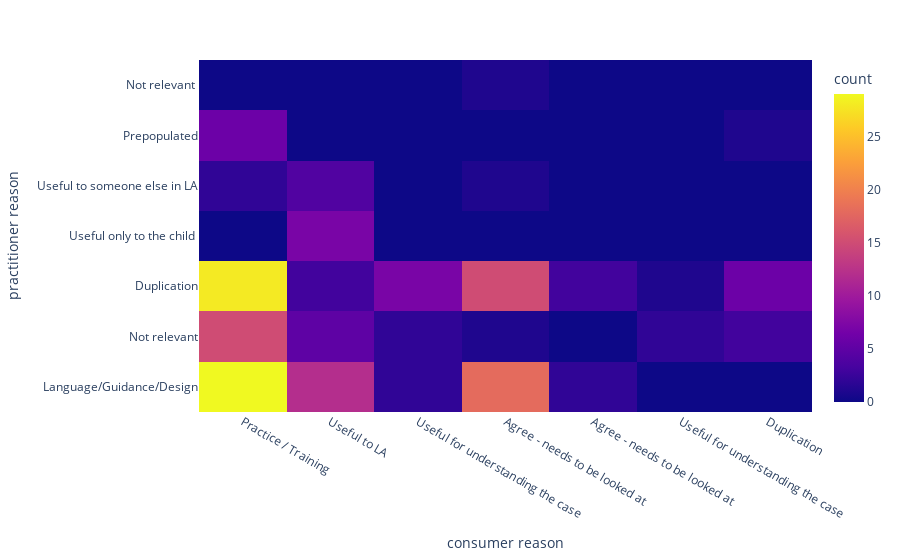

The code cell stored with this chart in its notebook:
### Code cell
import plotly.express as px

fig = px.density_heatmap(all_pc_df,
                         x='consumer reason',
                         y='practitioner reason')

fig.show()

### Figure 1 — Plotly figure (JSON) as saved in the notebook; plotly's stock layout.template omitted (floating-point values rounded to 4 significant figures; data arrays with more than 128 entries replaced by an {"elided": "..."} marker saying what was removed)
{"data": [{"coloraxis": "coloraxis", "hovertemplate": "consumer reason=%{x}<br>practitioner reason=%{y}<br>count=%{z}<extra></extra>", "name": "", "type": "histogram2d", "x": {"elided": "176 str values"}, "xaxis": "x", "xbingroup": "x", "y": {"elided": "176 str values"}, "yaxis": "y", "ybingroup": "y"}], "layout": {"coloraxis": {"colorbar": {"title": {"text": "count"}}, "colorscale": [[0, "#0d0887"], [0.1111, "#46039f"], [0.2222, "#7201a8"], [0.3333, "#9c179e"], [0.4444, "#bd3786"], [0.5556, "#d8576b"], [0.6667, "#ed7953"], [0.7778, "#fb9f3a"], [0.8889, "#fdca26"], [1, "#f0f921"]]}, "legend": {"tracegroupgap": 0}, "margin": {"t": 60}, "xaxis": {"anchor": "y", "domain": [0, 1], "title": {"text": "consumer reason"}}, "yaxis": {"anchor": "x", "domain": [0, 1], "title": {"text": "practitioner reason"}}}}
